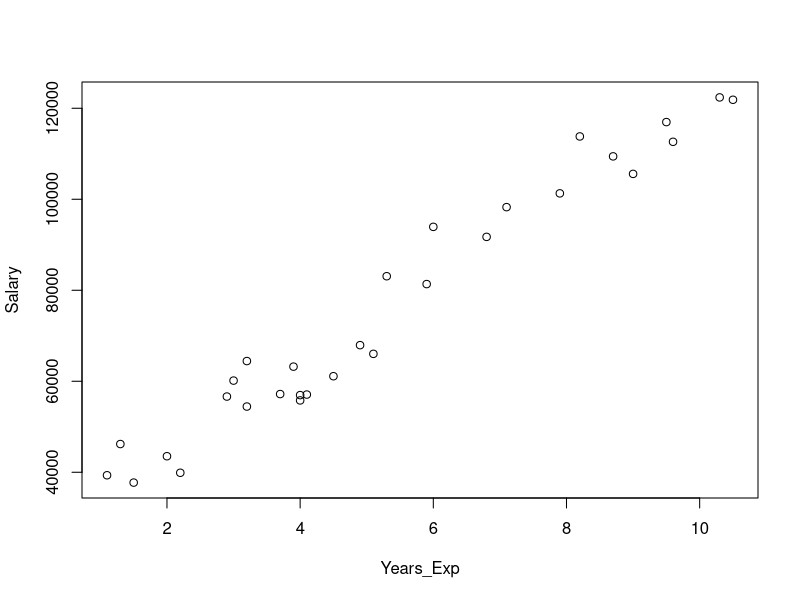
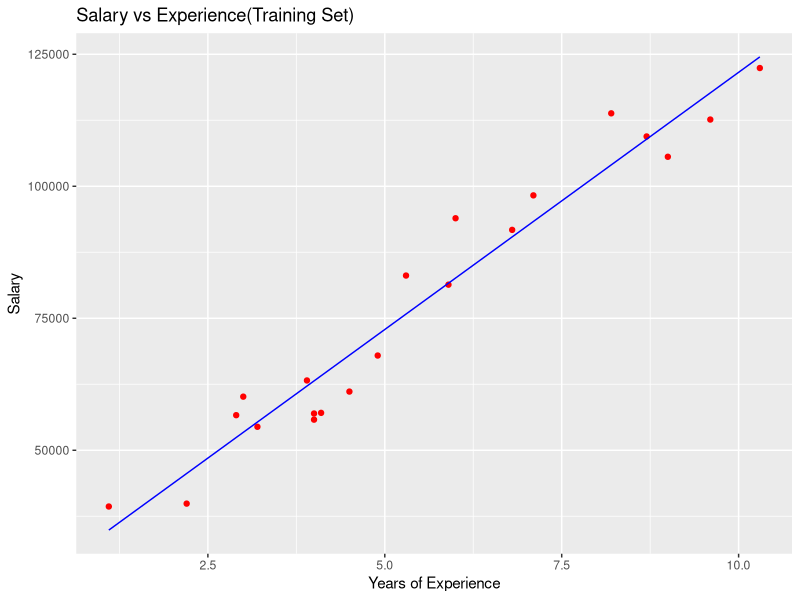
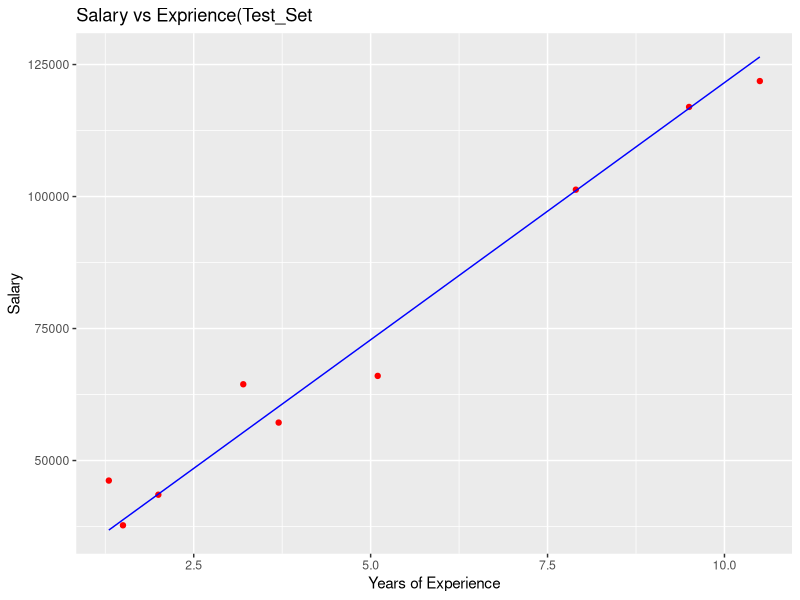

Source code (R) for these figures, in order:
library(caTools)
library(ggplot2)
data <- data.frame(
  Years_Exp = c(1.1, 1.3, 1.5, 10.3, 10.5, 2.0, 2.2, 2.9, 3.0, 3.2, 3.2, 3.7, 
                      3.9, 4.0, 4.0, 4.1, 4.5, 4.9, 5.1, 5.3, 5.9, 6.0, 6.8, 7.1, 
                      7.9, 8.2, 8.7, 9.0, 9.5, 9.6),
  Salary = c(39343.00, 46205.00, 37731.00, 122391.00, 121872.00, 43525.00, 39891.00, 
             56642.00, 60150.00, 54445.00, 64445.00, 57189.00, 63218.00, 55794.00, 
             56957.00, 57081.00, 61111.00, 67938.00, 66029.00, 83088.00, 81363.00, 
             93940.00, 91738.00, 98273.00, 101302.00, 113812.00, 109431.00, 105582.00, 
             116969.00, 112635.00)
)

plot(data)

#sample.split(): Split the dataset into training and test based on a split ratio
#Here, we choose 70% data for training

#FUNCTION: subset()
#Use: This function is used to select appropriate subset of data

#TRUE: Select subset
# FASLE: Not select subset

split = sample.split(data$Salary, SplitRatio = 0.7)
training_set = subset(data, split == TRUE)
test_data = subset(data, split == FALSE)

# FUNCTION: lm()
# Use: This function lm is used to fit a linear model, where Salary ~ YearsExp
# is the formula used to predict Salary based on Years of experience
# (depedent ~ independent)

lm_r = lm(formula = Salary ~ Years_Exp, data=training_set)

# Training Set Visualization
ggplot() + geom_point(aes(x=training_set$Years_Exp, y= training_set$Salary), color='red')+
  geom_line(aes(x=training_set$Years_Exp, y= predict(lm_r, newdata= training_set)), color='blue')+
  ggtitle('Salary vs Experience(Training Set)') +
  xlab('Years of Experience') + ylab("Salary")

# Test Set Visulization
ggplot() + geom_point(aes(x=test_data$Years_Exp, y=test_data$Salary), color = 'red') +
  geom_line(aes(x=test_data$Years_Exp, y= predict(lm_r, newdata=test_data)), color='blue') +
  ggtitle('Salary vs Exprience(Test_Set') +
  xlab('Years of Experience') + ylab('Salary')
